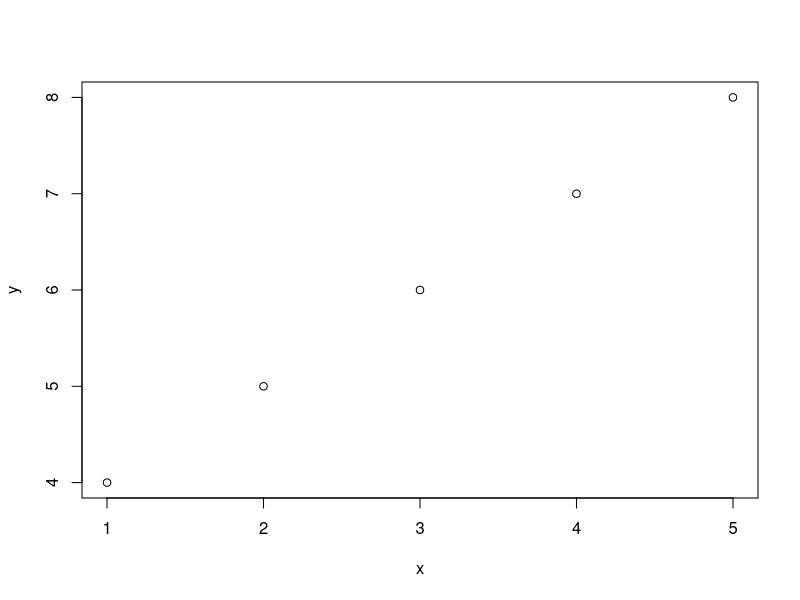
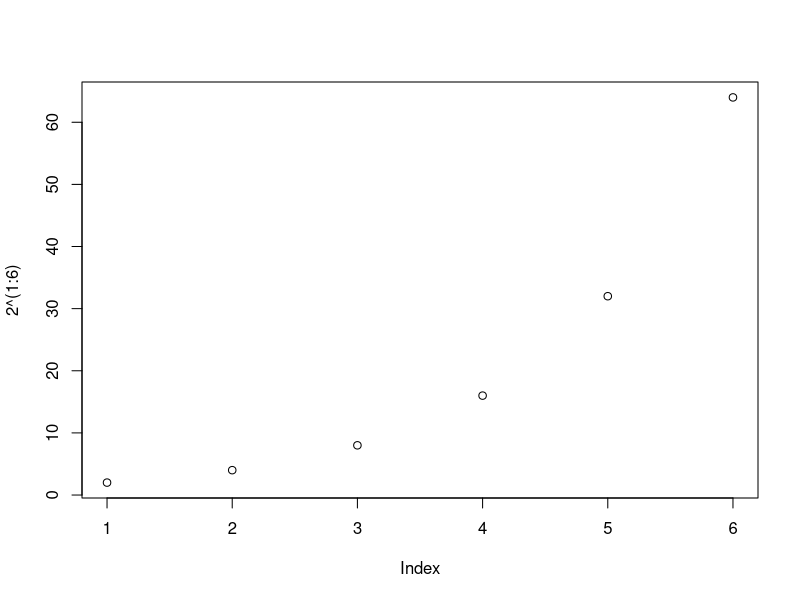
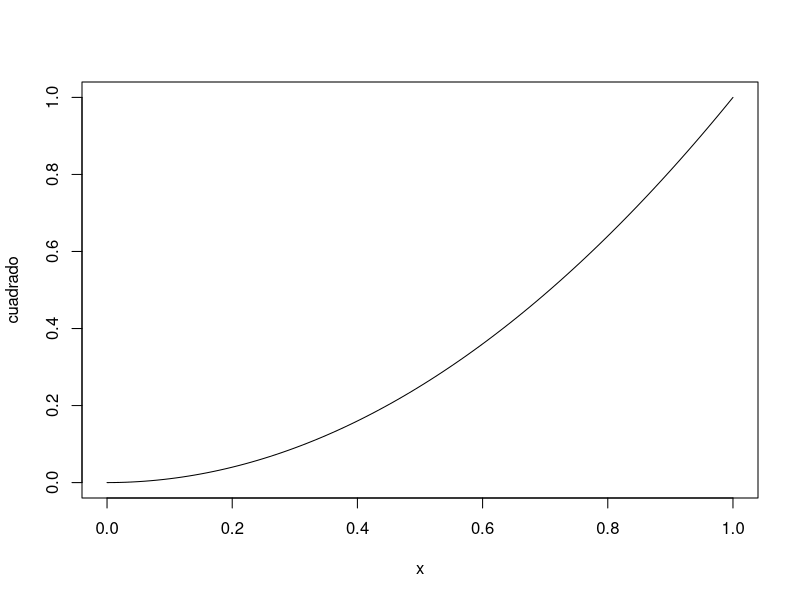
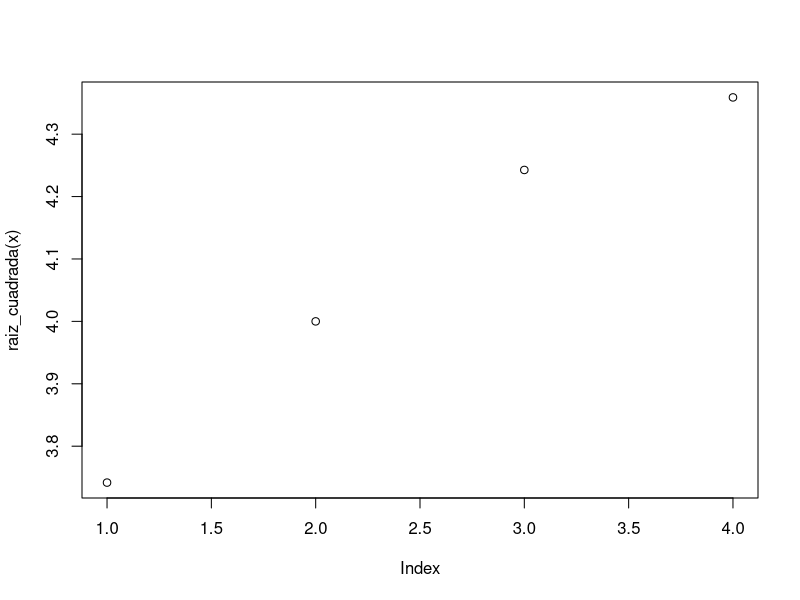
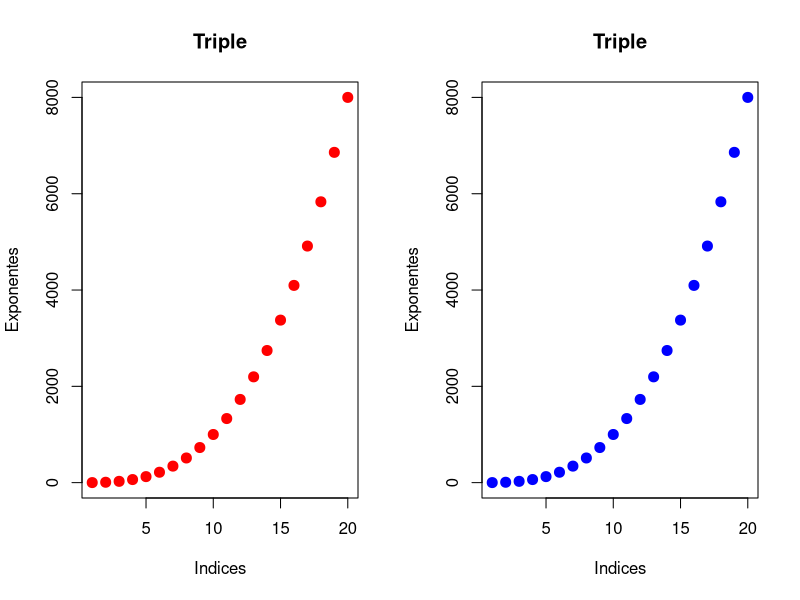
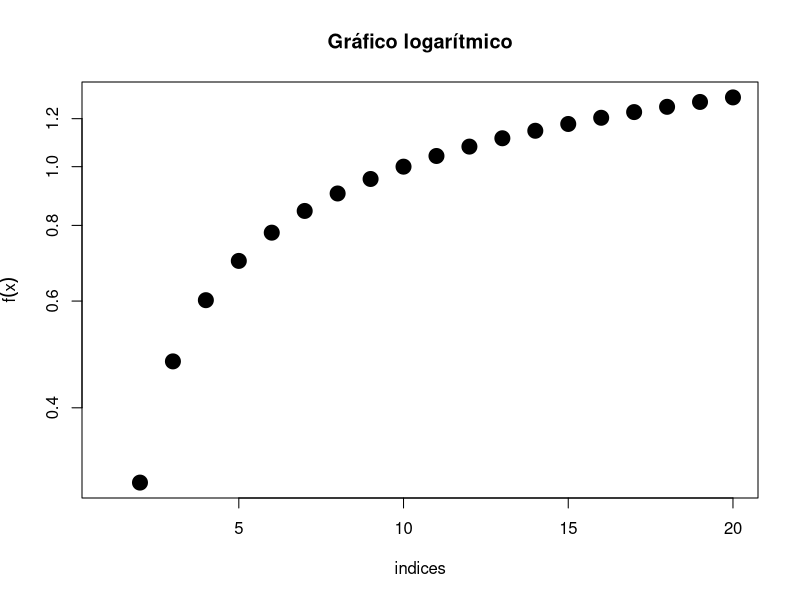
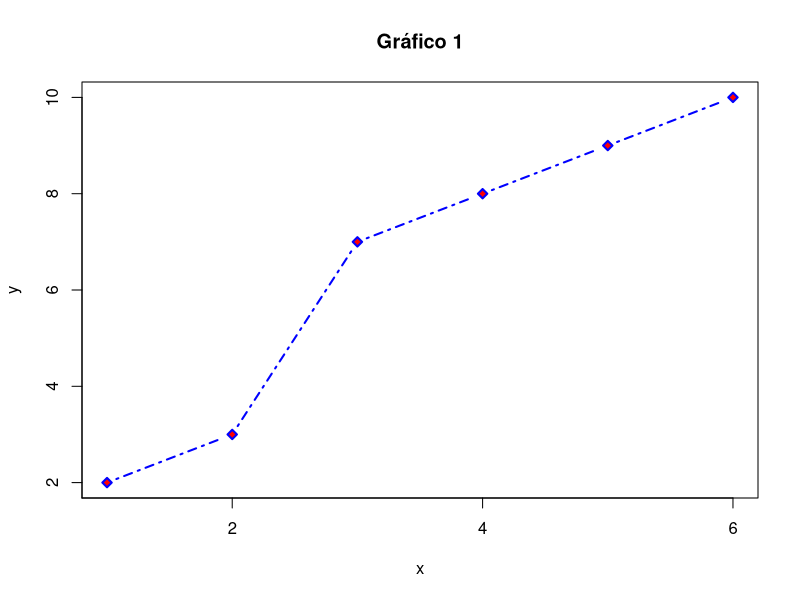
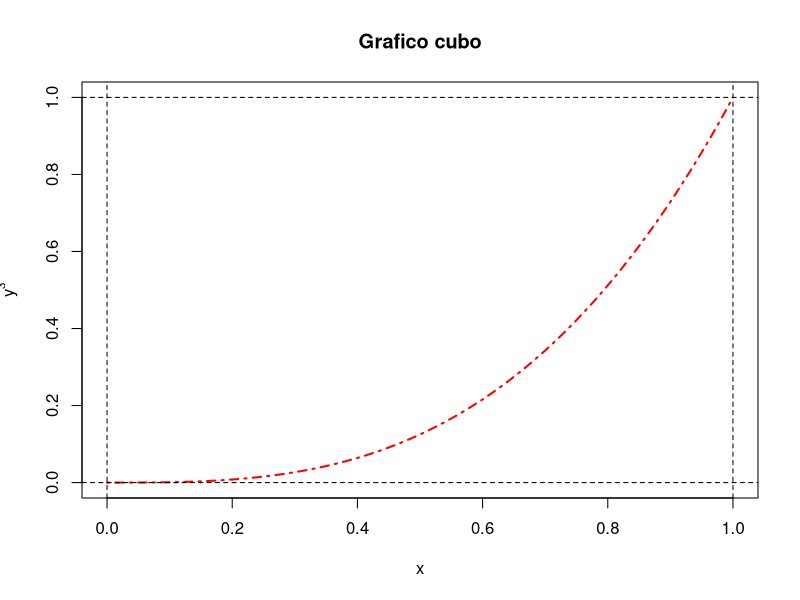

These figures' R source, in order:
## ---- chunk 1
knitr::opts_chunk$set(echo = TRUE)
## ---- chunk 2
x = c(1,2,3,4,5)
y = c(4,5,6,7,8)
plot(x,y)
## ---- chunk 3
plot(2^(1:6))
## ---- chunk 4
cuadrado = function(x){x^2}
plot(cuadrado)

## ---- chunk 5
x = c(14,16,18,19)
raiz_cuadrada = function(x){sqrt(x)}
plot(raiz_cuadrada(x))
## ---- chunk 6
par(mfrow = c(1,2))
x = 1:20
triple = function(x){x ^ 3}
plot(triple(x),xlab = "Indices",
     ylab = "Exponentes",main = "Triple",
     pch = 20 , cex = 2,col = "red")
plot(triple(x),xlab = "Indices",
     ylab = "Exponentes",main = "Triple",
     pch = 20 , cex = 2,col = "blue")
par(mfrow = c(1,1))
## ---- chunk 7
x = 1:20
logaritmico = function(x){log10(x)}
plot(logaritmico(x),xlab = "indices",
     ylab = expression(f(x)),log = "y",
     main = "Gráfico logarítmico",pch = 20,
     color = "blue",cex = 3)
## ---- chunk 8
x = c(1,2,3,4,5,6)
y = c(2,3,7,8,9,10)
plot(x,y,main = "Gráfico 1",pch = 23,col = "blue",
     bg = "red",lty = "dotdash",type = "b",
     lwd = 2,xaxp = c(0,6,3),yaxp = c(0,10,5))


## ---- chunk 9
c = function(x){x^3}
plot(c,xlab = "x",ylab = expression(y^3),
     main = "Grafico cubo",
     pch = 19 , lty = "dotdash",lwd = 2,
     col = "red")
abline(v = 0:1 , h = 0:1, lty = "dashed",
       col = "gray0")
